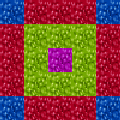

This game map was drawn from its Tiled (.tmx) file and the tilesets committed beside it. A one-line description and the trimmed map source follow:
An orthogonal 5x5 tile map with 24x24 px tiles, 2 tile layers (base, animation), 3 tilesets and 1 object (player).

<map version="1.0" orientation="orthogonal" renderorder="right-down" width="5" height="5" tilewidth="24" tileheight="24" nextobjectid="4">
 <tileset firstgid="1" source="iron_tileset.tsx" />
 <tileset firstgid="109" source="animationtest.tsx" />
 <tileset firstgid="184" source="paddedanimation.tsx" />
 <layer name="base" width="5" height="5">
  <data>[25 cells, 25 non-empty, 4 distinct tile ids]</data>
 </layer>
 <layer name="animation" width="5" height="5">
  <data>[25 cells, 0 non-empty, 0 distinct tile ids]</data>
 </layer>
 <objectgroup name="player">
  <object id="1" name="player" x="57" y="65" width="54" height="46" />
 </objectgroup>
</map>
